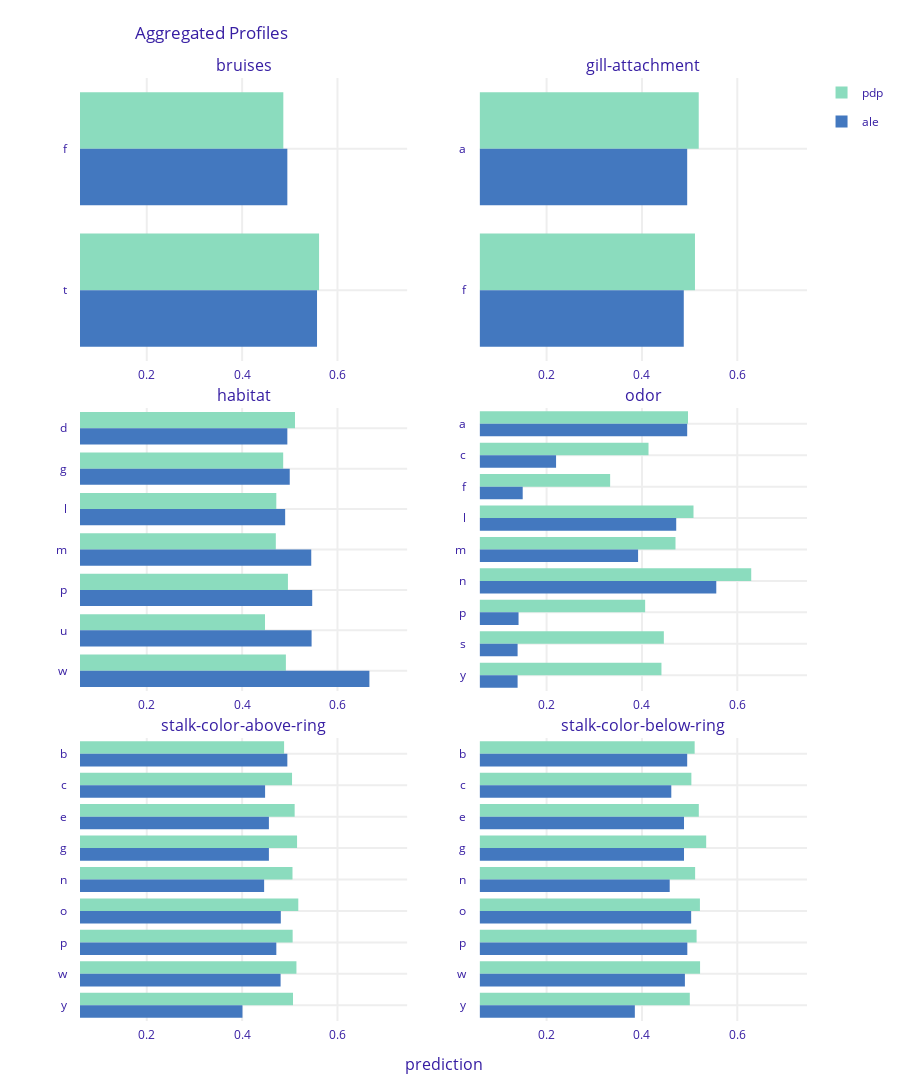

This figure's notebook cell:
### Markdown cell above
# Partial Dependence, Accumulated - RandomForest

### Code cell
# df = pd.read_csv("/home/user/Pobrane/mushroom-classification/mushrooms.csv")
# y = df['class']
# y = np.where(y=='e', 1, 0)
# X = df.drop(["class"], inplace = False, axis = 1)
# X_new = pd.get_dummies(X)
# X_train, X_test, y_train, y_test = train_test_split(X, y,
#     test_size=0.2)
# rfc = Pipeline(steps=[("preprocessor", OneHotEncoder()),("classifier", RandomForestClassifier())]) 
# rfc.fit(X_train, y_train)
# # rf = RandomForestClassifier()
# # rf.fit(X_train, y_train)

# exprf = dx.Explainer(rfc, X_train, y_train, label = "Mushrooms Random Forest")

ale_num = exprf.model_profile(type = 'accumulated', variables=["bruises","gill-attachment","stalk-color-above-ring","habitat", "odor", "stalk-color-below-ring"],variable_type='categorical')
ale_num.result["_label_"] = 'ale'
pdp_num = exprf.model_profile(type = 'partial', variables=["bruises","gill-attachment","stalk-color-above-ring","habitat", "odor", "stalk-color-below-ring"],variable_type='categorical')
pdp_num.result["_label_"] = 'pdp'
pdp_num.plot(ale_num)
# cp_mary.plot()

### Figure 1 — Plotly figure (JSON) as saved in the notebook; plotly's stock layout.template omitted (floating-point values rounded to 4 significant figures)
{"data": [{"base": 0, "hoverinfo": "text", "hoverlabel": {"bgcolor": "rgba(0,0,0,0.8)"}, "hovertext": ["bruises: f<br>average prediction: 0.4864399999999996<br>label: pdp<br><br>mean observation prediction: <br>0.5120999999999999", "bruises: t<br>average prediction: 0.5614199999999997<br>label: pdp<br><br>mean observation prediction: <br>0.5120999999999999"], "legendgroup": "pdp", "marker": {"color": "#8bdcbe"}, "name": "pdp", "orientation": "h", "showlegend": true, "type": "bar", "x": [0.4864, 0.5614], "xaxis": "x", "y": ["f", "t"], "yaxis": "y"}, {"base": 0, "hoverinfo": "text", "hoverlabel": {"bgcolor": "rgba(0,0,0,0.8)"}, "hovertext": ["bruises: f<br>average prediction: 0.4948489473684199<br>label: ale<br><br>mean observation prediction: <br>0.5120999999999999", "bruises: t<br>average prediction: 0.5571305007664782<br>label: ale<br><br>mean observation prediction: <br>0.5120999999999999"], "legendgroup": "ale", "marker": {"color": "#4378bf"}, "name": "ale", "orientation": "h", "showlegend": true, "type": "bar", "x": [0.4948, 0.5571], "xaxis": "x", "y": ["f", "t"], "yaxis": "y"}, {"base": 0, "hoverinfo": "text", "hoverlabel": {"bgcolor": "rgba(0,0,0,0.8)"}, "hovertext": ["gill-attachment: a<br>average prediction: 0.5190600000000012<br>label: pdp<br><br>mean observation prediction: <br>0.5120999999999999", "gill-attachment: f<br>average prediction: 0.51118<br>label: pdp<br><br>mean observation prediction: <br>0.5120999999999999"], "legendgroup": "pdp", "marker": {"color": "#8bdcbe"}, "name": "pdp", "orientation": "h", "showlegend": false, "type": "bar", "x": [0.5191, 0.5112], "xaxis": "x2", "y": ["a", "f"], "yaxis": "y2"}, {"base": 0, "hoverinfo": "text", "hoverlabel": {"bgcolor": "rgba(0,0,0,0.8)"}, "hovertext": ["gill-attachment: a<br>average prediction: 0.4948489473684199<br>label: ale<br><br>mean observation prediction: <br>0.5120999999999999", "gill-attachment: f<br>average prediction: 0.4877031568140051<br>label: ale<br><br>mean observation prediction: <br>0.5120999999999999"], "legendgroup": "ale", "marker": {"color": "#4378bf"}, "name": "ale", "orientation": "h", "showlegend": false, "type": "bar", "x": [0.4948, 0.4877], "xaxis": "x2", "y": ["a", "f"], "yaxis": "y2"}, {"base": 0, "hoverinfo": "text", "hoverlabel": {"bgcolor": "rgba(0,0,0,0.8)"}, "hovertext": ["habitat: d<br>average prediction: 0.5108999999999998<br>label: pdp<br><br>mean observation prediction: <br>0.5120999999999999", "habitat: g<br>average prediction: 0.48614000000000024<br>label: pdp<br><br>mean observation prediction: <br>0.5120999999999999", "habitat: l<br>average prediction: 0.47172000000000003<br>label: pdp<br><br>mean observation prediction: <br>0.5120999999999999", "habitat: m<br>average prediction: 0.4706999999999999<br>label: pdp<br><br>mean observation prediction: <br>0.5120999999999999", "habitat: p<br>average prediction: 0.4960999999999994<br>label: pdp<br><br>mean observation prediction: <br>0.5120999999999999", "habitat: u<br>average prediction: 0.44800000000000056<br>label: pdp<br><br>mean observation prediction: <br>0.5120999999999999", "habitat: w<br>average prediction: 0.4918200000000004<br>label: pdp<br><br>mean observation prediction: <br>0.5120999999999999"], "legendgroup": "pdp", "marker": {"color": "#8bdcbe"}, "name": "pdp", "orientation": "h", "showlegend": false, "type": "bar", "x": [0.5109, 0.4861, 0.4717, 0.4707, 0.4961, 0.448, 0.4918], "xaxis": "x3", "y": ["d", "g", "l", "m", "p", "u", "w"], "yaxis": "y3"}, {"base": 0, "hoverinfo": "text", "hoverlabel": {"bgcolor": "rgba(0,0,0,0.8)"}, "hovertext": ["habitat: d<br>average prediction: 0.4948489473684199<br>label: ale<br><br>mean observation prediction: <br>0.5120999999999999", "habitat: g<br>average prediction: 0.49988831744716006<br>label: ale<br><br>mean observation prediction: <br>0.5120999999999999", "habitat: l<br>average prediction: 0.49028831744716006<br>label: ale<br><br>mean observation prediction: <br>0.5120999999999999", "habitat: m<br>average prediction: 0.5449941998001012<br>label: ale<br><br>mean observation prediction: <br>0.5120999999999999", "habitat: p<br>average prediction: 0.5470231853073476<br>label: ale<br><br>mean observation prediction: <br>0.5120999999999999", "habitat: u<br>average prediction: 0.5457188374812606<br>label: ale<br><br>mean observation prediction: <br>0.5120999999999999", "habitat: w<br>average prediction: 0.6669688374812606<br>label: ale<br><br>mean observation prediction: <br>0.5120999999999999"], "legendgroup": "ale", "marker": {"color": "#4378bf"}, "name": "ale", "orientation": "h", "showlegend": false, "type": "bar", "x": [0.4948, 0.4999, 0.4903, 0.545, 0.547, 0.5457, 0.667], "xaxis": "x3", "y": ["d", "g", "l", "m", "p", "u", "w"], "yaxis": "y3"}, {"base": 0, "hoverinfo": "text", "hoverlabel": {"bgcolor": "rgba(0,0,0,0.8)"}, "hovertext": ["odor: a<br>average prediction: 0.4965799999999999<br>label: pdp<br><br>mean observation prediction: <br>0.5120999999999999", "odor: c<br>average prediction: 0.4137400000000003<br>label: pdp<br><br>mean observation prediction: <br>0.5120999999999999", "odor: f<br>average prediction: 0.3332400000000002<br>label: pdp<br><br>mean observation prediction: <br>0.5120999999999999", "odor: l<br>average prediction: 0.5080800000000005<br>label: pdp<br><br>mean observation prediction: <br>0.5120999999999999", "odor: m<br>average prediction: 0.4703400000000006<br>label: pdp<br><br>mean observation prediction: <br>0.5120999999999999", "odor: n<br>average prediction: 0.6291399999999997<br>label: pdp<br><br>mean observation prediction: <br>0.5120999999999999", "odor: p<br>average prediction: 0.40668000000000015<br>label: pdp<br><br>mean observation prediction: <br>0.5120999999999999", "odor: s<br>average prediction: 0.44588000000000055<br>label: pdp<br><br>mean observation prediction: <br>0.5120999999999999", "odor: y<br>average prediction: 0.44086000000000014<br>label: pdp<br><br>mean observation prediction: <br>0.5120999999999999"], "legendgroup": "pdp", "marker": {"color": "#8bdcbe"}, "name": "pdp", "orientation": "h", "showlegend": false, "type": "bar", "x": [0.4966, 0.4137, 0.3332, 0.5081, 0.4703, 0.6291, 0.4067, 0.4459, 0.4409], "xaxis": "x4", "y": ["a", "c", "f", "l", "m", "n", "p", "s", "y"], "yaxis": "y4"}, {"base": 0, "hoverinfo": "text", "hoverlabel": {"bgcolor": "rgba(0,0,0,0.8)"}, "hovertext": ["odor: a<br>average prediction: 0.4948489473684199<br>label: ale<br><br>mean observation prediction: <br>0.5120999999999999", "odor: c<br>average prediction: 0.21984894736841987<br>label: ale<br><br>mean observation prediction: <br>0.5120999999999999", "odor: f<br>average prediction: 0.14984894736841986<br>label: ale<br><br>mean observation prediction: <br>0.5120999999999999", "odor: l<br>average prediction: 0.47184894736841987<br>label: ale<br><br>mean observation prediction: <br>0.5120999999999999", "odor: m<br>average prediction: 0.39184894736841985<br>label: ale<br><br>mean observation prediction: <br>0.5120999999999999", "odor: n<br>average prediction: 0.5558579563774289<br>label: ale<br><br>mean observation prediction: <br>0.5120999999999999", "odor: p<br>average prediction: 0.1411520740244877<br>label: ale<br><br>mean observation prediction: <br>0.5120999999999999", "odor: s<br>average prediction: 0.1391520740244877<br>label: ale<br><br>mean observation prediction: <br>0.5120999999999999", "odor: y<br>average prediction: 0.1391520740244877<br>label: ale<br><br>mean observation prediction: <br>0.5120999999999999"], "legendgroup": "ale", "marker": {"color": "#4378bf"}, "name": "ale", "orientation": "h", "showlegend": false, "type": "bar", "x": [0.4948, 0.2198, 0.1498, 0.4718, 0.3918, 0.5559, 0.1412, 0.1392, 0.1392], "xaxis": "x4", "y": ["a", "c", "f", "l", "m", "n", "p", "s", "y"], "yaxis": "y4"}, {"base": 0, "hoverinfo": "text", "hoverlabel": {"bgcolor": "rgba(0,0,0,0.8)"}, "hovertext": ["stalk-color-above-ring: b<br>average prediction: 0.48806000000000155<br>label: pdp<br><br>mean observation prediction: <br>0.5120999999999999", "stalk-color-above-ring: c<br>average prediction: 0.5047400000000004<br>label: pdp<br><br>mean observation prediction: <br>0.5120999999999999", "stalk-color-above-ring: e<br>average prediction: 0.5101999999999997<br>label: pdp<br><br>mean observation prediction: <br>0.5120999999999999", "stalk-color-above-ring: g<br>average prediction: 0.5152399999999979<br>label: pdp<br><br>mean observation prediction: <br>0.5120999999999999", "stalk-color-above-ring: n<br>average prediction: 0.5056600000000009<br>label: pdp<br><br>mean observation prediction: <br>0.5120999999999999", "stalk-color-above-ring: o<br>average prediction: 0.5178200000000005<br>label: pdp<br><br>mean observation prediction: <br>0.5120999999999999", "stalk-color-above-ring: p<br>average prediction: 0.5059800000000001<br>label: pdp<br><br>mean observation prediction: <br>0.5120999999999999", "stalk-color-above-ring: w<br>average prediction: 0.5139399999999998<br>label: pdp<br><br>mean observation prediction: <br>0.5120999999999999", "stalk-color-above-ring: y<br>average prediction: 0.5067400000000005<br>label: pdp<br><br>mean observation prediction: <br>0.5120999999999999"], "legendgroup": "pdp", "marker": {"color": "#8bdcbe"}, "name": "pdp", "orientation": "h", "showlegend": false, "type": "bar", "x": [0.4881, 0.5047, 0.5102, 0.5152, 0.5057, 0.5178, 0.506, 0.5139, 0.5067], "xaxis": "x5", "y": ["b", "c", "e", "g", "n", "o", "p", "w", "y"], "yaxis": "y5"}, {"base": 0, "hoverinfo": "text", "hoverlabel": {"bgcolor": "rgba(0,0,0,0.8)"}, "hovertext": ["stalk-color-above-ring: b<br>average prediction: 0.4948489473684199<br>label: ale<br><br>mean observation prediction: <br>0.5120999999999999", "stalk-color-above-ring: c<br>average prediction: 0.4481822807017532<br>label: ale<br><br>mean observation prediction: <br>0.5120999999999999", "stalk-color-above-ring: e<br>average prediction: 0.4561822807017532<br>label: ale<br><br>mean observation prediction: <br>0.5120999999999999", "stalk-color-above-ring: g<br>average prediction: 0.4561822807017532<br>label: ale<br><br>mean observation prediction: <br>0.5120999999999999", "stalk-color-above-ring: n<br>average prediction: 0.44618228070175325<br>label: ale<br><br>mean observation prediction: <br>0.5120999999999999", "stalk-color-above-ring: o<br>average prediction: 0.4811822807017533<br>label: ale<br><br>mean observation prediction: <br>0.5120999999999999", "stalk-color-above-ring: p<br>average prediction: 0.4717560511935565<br>label: ale<br><br>mean observation prediction: <br>0.5120999999999999", "stalk-color-above-ring: w<br>average prediction: 0.4807228408614532<br>label: ale<br><br>mean observation prediction: <br>0.5120999999999999", "stalk-color-above-ring: y<br>average prediction: 0.4007228408614532<br>label: ale<br><br>mean observation prediction: <br>0.5120999999999999"], "legendgroup": "ale", "marker": {"color": "#4378bf"}, "name": "ale", "orientation": "h", "showlegend": false, "type": "bar", "x": [0.4948, 0.4482, 0.4562, 0.4562, 0.4462, 0.4812, 0.4718, 0.4807, 0.4007], "xaxis": "x5", "y": ["b", "c", "e", "g", "n", "o", "p", "w", "y"], "yaxis": "y5"}, {"base": 0, "hoverinfo": "text", "hoverlabel": {"bgcolor": "rgba(0,0,0,0.8)"}, "hovertext": ["stalk-color-below-ring: b<br>average prediction: 0.5105200000000004<br>label: pdp<br><br>mean observation prediction: <br>0.5120999999999999", "stalk-color-below-ring: c<br>average prediction: 0.5036199999999994<br>label: pdp<br><br>mean observation prediction: <br>0.5120999999999999", "stalk-color-below-ring: e<br>average prediction: 0.519219999999999<br>label: pdp<br><br>mean observation prediction: <br>0.5120999999999999", "stalk-color-below-ring: g<br>average prediction: 0.5347000000000007<br>label: pdp<br><br>mean observation prediction: <br>0.5120999999999999", "stalk-color-below-ring: n<br>average prediction: 0.5115000000000002<br>label: pdp<br><br>mean observation prediction: <br>0.5120999999999999", "stalk-color-below-ring: o<br>average prediction: 0.5215599999999995<br>label: pdp<br><br>mean observation prediction: <br>0.5120999999999999", "stalk-color-below-ring: p<br>average prediction: 0.5145799999999997<br>label: pdp<br><br>mean observation prediction: <br>0.5120999999999999", "stalk-color-below-ring: w<br>average prediction: 0.5218599999999998<br>label: pdp<br><br>mean observation prediction: <br>0.5120999999999999", "stalk-color-below-ring: y<br>average prediction: 0.5002999999999989<br>label: pdp<br><br>mean observation prediction: <br>0.5120999999999999"], "legendgroup": "pdp", "marker": {"color": "#8bdcbe"}, "name": "pdp", "orientation": "h", "showlegend": false, "type": "bar", "x": [0.5105, 0.5036, 0.5192, 0.5347, 0.5115, 0.5216, 0.5146, 0.5219, 0.5003], "xaxis": "x6", "y": ["b", "c", "e", "g", "n", "o", "p", "w", "y"], "yaxis": "y6"}, {"base": 0, "hoverinfo": "text", "hoverlabel": {"bgcolor": "rgba(0,0,0,0.8)"}, "hovertext": ["stalk-color-below-ring: b<br>average prediction: 0.4948489473684199<br>label: ale<br><br>mean observation prediction: <br>0.5120999999999999", "stalk-color-below-ring: c<br>average prediction: 0.46151561403508656<br>label: ale<br><br>mean observation prediction: <br>0.5120999999999999", "stalk-color-below-ring: e<br>average prediction: 0.48818228070175324<br>label: ale<br><br>mean observation prediction: <br>0.5120999999999999", "stalk-color-below-ring: g<br>average prediction: 0.48818228070175324<br>label: ale<br><br>mean observation prediction: <br>0.5120999999999999", "stalk-color-below-ring: n<br>average prediction: 0.45818228070175326<br>label: ale<br><br>mean observation prediction: <br>0.5120999999999999", "stalk-color-below-ring: o<br>average prediction: 0.5031822807017533<br>label: ale<br><br>mean observation prediction: <br>0.5120999999999999", "stalk-color-below-ring: p<br>average prediction: 0.495122579209216<br>label: ale<br><br>mean observation prediction: <br>0.5120999999999999", "stalk-color-below-ring: w<br>average prediction: 0.49004739123929114<br>label: ale<br><br>mean observation prediction: <br>0.5120999999999999", "stalk-color-below-ring: y<br>average prediction: 0.38504739123929116<br>label: ale<br><br>mean observation prediction: <br>0.5120999999999999"], "legendgroup": "ale", "marker": {"color": "#4378bf"}, "name": "ale", "orientation": "h", "showlegend": false, "type": "bar", "x": [0.4948, 0.4615, 0.4882, 0.4882, 0.4582, 0.5032, 0.4951, 0.49, 0.385], "xaxis": "x6", "y": ["b", "c", "e", "g", "n", "o", "p", "w", "y"], "yaxis": "y6"}], "layout": {"annotations": [{"font": {"size": 16}, "showarrow": false, "text": "bruises", "x": 0.225, "xanchor": "center", "xref": "paper", "y": 1, "yanchor": "bottom", "yref": "paper"}, {"font": {"size": 16}, "showarrow": false, "text": "gill-attachment", "x": 0.775, "xanchor": "center", "xref": "paper", "y": 1, "yanchor": "bottom", "yref": "paper"}, {"font": {"size": 16}, "showarrow": false, "text": "habitat", "x": 0.225, "xanchor": "center", "xref": "paper", "y": 0.65, "yanchor": "bottom", "yref": "paper"}, {"font": {"size": 16}, "showarrow": false, "text": "odor", "x": 0.775, "xanchor": "center", "xref": "paper", "y": 0.65, "yanchor": "bottom", "yref": "paper"}, {"font": {"size": 16}, "showarrow": false, "text": "stalk-color-above-ring", "x": 0.225, "xanchor": "center", "xref": "paper", "y": 0.3, "yanchor": "bottom", "yref": "paper"}, {"font": {"size": 16}, "showarrow": false, "text": "stalk-color-below-ring", "x": 0.775, "xanchor": "center", "xref": "paper", "y": 0.3, "yanchor": "bottom", "yref": "paper"}, {"font": {"size": 16}, "showarrow": false, "text": "prediction", "x": 0.5, "xanchor": "center", "xref": "paper", "y": 0, "yanchor": "top", "yref": "paper", "yshift": -30}], "font": {"color": "#371ea3"}, "height": 1169, "hovermode": "closest", "margin": {"b": 71, "r": 30, "t": 78}, "shapes": [{"line": {"color": "#371ea3", "dash": "dot", "width": 1.5}, "type": "line", "x0": 0, "x1": 0, "xref": "x", "y0": 0, "y1": 1, "yref": "y"}, {"line": {"color": "#371ea3", "dash": "dot", "width": 1.5}, "type": "line", "x0": 0, "x1": 0, "xref": "x", "y0": 0, "y1": 1, "yref": "y"}, {"line": {"color": "#371ea3", "dash": "dot", "width": 1.5}, "type": "line", "x0": 0, "x1": 0, "xref": "x2", "y0": 0, "y1": 1, "yref": "y2"}, {"line": {"color": "#371ea3", "dash": "dot", "width": 1.5}, "type": "line", "x0": 0, "x1": 0, "xref": "x2", "y0": 0, "y1": 1, "yref": "y2"}, {"line": {"color": "#371ea3", "dash": "dot", "width": 1.5}, "type": "line", "x0": 0, "x1": 0, "xref": "x3", "y0": 0, "y1": 6, "yref": "y3"}, {"line": {"color": "#371ea3", "dash": "dot", "width": 1.5}, "type": "line", "x0": 0, "x1": 0, "xref": "x3", "y0": 0, "y1": 6, "yref": "y3"}, {"line": {"color": "#371ea3", "dash": "dot", "width": 1.5}, "type": "line", "x0": 0, "x1": 0, "xref": "x4", "y0": 0, "y1": 8, "yref": "y4"}, {"line": {"color": "#371ea3", "dash": "dot", "width": 1.5}, "type": "line", "x0": 0, "x1": 0, "xref": "x4", "y0": 0, "y1": 8, "yref": "y4"}, {"line": {"color": "#371ea3", "dash": "dot", "width": 1.5}, "type": "line", "x0": 0, "x1": 0, "xref": "x5", "y0": 0, "y1": 8, "yref": "y5"}, {"line": {"color": "#371ea3", "dash": "dot", "width": 1.5}, "type": "line", "x0": 0, "x1": 0, "xref": "x5", "y0": 0, "y1": 8, "yref": "y5"}, {"line": {"color": "#371ea3", "dash": "dot", "width": 1.5}, "type": "line", "x0": 0, "x1": 0, "xref": "x6", "y0": 0, "y1": 8, "yref": "y6"}, {"line": {"color": "#371ea3", "dash": "dot", "width": 1.5}, "type": "line", "x0": 0, "x1": 0, "xref": "x6", "y0": 0, "y1": 8, "yref": "y6"}], "title": {"text": "Aggregated Profiles", "x": 0.15}, "xaxis": {"anchor": "y", "automargin": true, "domain": [0, 0.45], "fixedrange": true, "gridwidth": 2, "range": [0.05998, 0.7461], "tickcolor": "white", "ticklen": 3, "ticks": "outside", "type": "linear", "zeroline": false}, "xaxis2": {"anchor": "y2", "automargin": true, "domain": [0.55, 1], "fixedrange": true, "gridwidth": 2, "range": [0.05998, 0.7461], "tickcolor": "white", "ticklen": 3, "ticks": "outside", "type": "linear", "zeroline": false}, "xaxis3": {"anchor": "y3", "automargin": true, "domain": [0, 0.45], "fixedrange": true, "gridwidth": 2, "range": [0.05998, 0.7461], "tickcolor": "white", "ticklen": 3, "ticks": "outside", "type": "linear", "zeroline": false}, "xaxis4": {"anchor": "y4", "automargin": true, "domain": [0.55, 1], "fixedrange": true, "gridwidth": 2, "range": [0.05998, 0.7461], "tickcolor": "white", "ticklen": 3, "ticks": "outside", "type": "linear", "zeroline": false}, "xaxis5": {"anchor": "y5", "automargin": true, "domain": [0, 0.45], "fixedrange": true, "gridwidth": 2, "range": [0.05998, 0.7461], "tickcolor": "white", "ticklen": 3, "ticks": "outside", "type": "linear", "zeroline": false}, "xaxis6": {"anchor": "y6", "automargin": true, "domain": [0.55, 1], "fixedrange": true, "gridwidth": 2, "range": [0.05998, 0.7461], "tickcolor": "white", "ticklen": 3, "ticks": "outside", "type": "linear", "zeroline": false}, "yaxis": {"anchor": "x", "automargin": true, "autorange": "reversed", "domain": [0.7, 1], "fixedrange": true, "gridwidth": 2, "tickcolor": "white", "ticklen": 10, "ticks": "outside", "type": "category"}, "yaxis2": {"anchor": "x2", "automargin": true, "autorange": "reversed", "domain": [0.7, 1], "fixedrange": true, "gridwidth": 2, "tickcolor": "white", "ticklen": 10, "ticks": "outside", "type": "category"}, "yaxis3": {"anchor": "x3", "automargin": true, "autorange": "reversed", "domain": [0.35, 0.65], "fixedrange": true, "gridwidth": 2, "tickcolor": "white", "ticklen": 10, "ticks": "outside", "type": "category"}, "yaxis4": {"anchor": "x4", "automargin": true, "autorange": "reversed", "domain": [0.35, 0.65], "fixedrange": true, "gridwidth": 2, "tickcolor": "white", "ticklen": 10, "ticks": "outside", "type": "category"}, "yaxis5": {"anchor": "x5", "automargin": true, "autorange": "reversed", "domain": [0, 0.3], "fixedrange": true, "gridwidth": 2, "tickcolor": "white", "ticklen": 10, "ticks": "outside", "type": "category"}, "yaxis6": {"anchor": "x6", "automargin": true, "autorange": "reversed", "domain": [0, 0.3], "fixedrange": true, "gridwidth": 2, "tickcolor": "white", "ticklen": 10, "ticks": "outside", "type": "category"}}}
